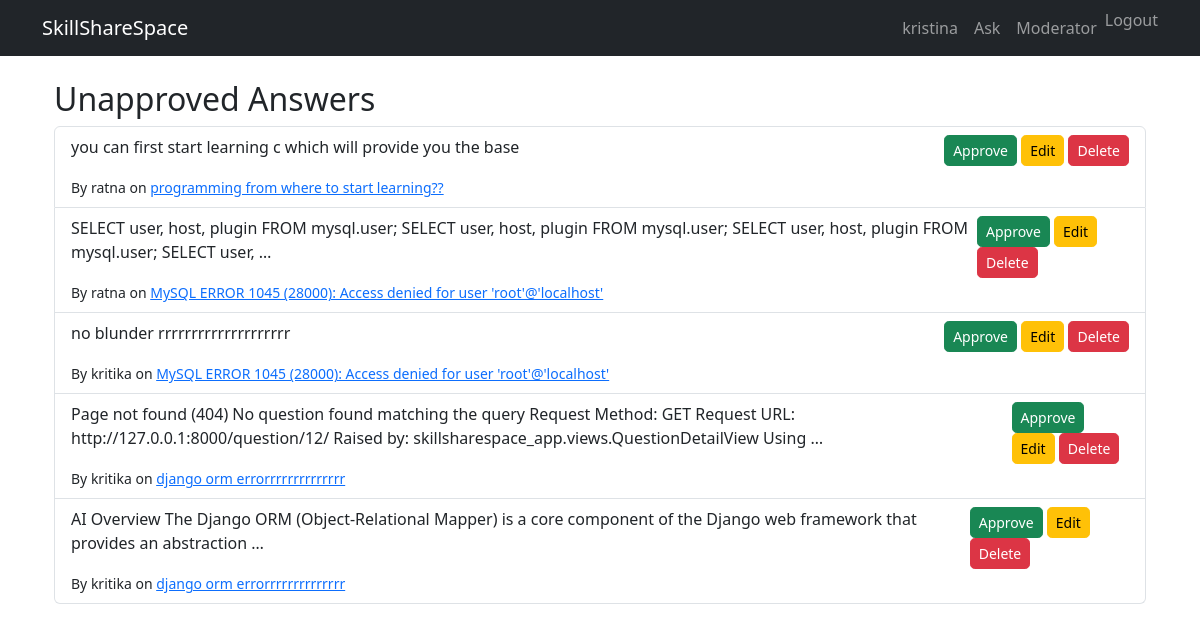
/moderator/unapproved-answers/ (signed in), run on the app's committed database.
### skillsharespace_app/models.py (models this page shows, shortened)
class Answer(models.Model):
    question = models.ForeignKey(Question, related_name='answers', on_delete=models.CASCADE)
    body = models.TextField()
    author = models.ForeignKey(User, on_delete=models.CASCADE)
    created_at = models.DateTimeField(default=timezone.now)
    approved = models.BooleanField(default=False)

class Question(models.Model):
    title = models.CharField(max_length=255)
    body = models.TextField()
    created_at = models.DateTimeField(default=timezone.now)
    updated_at = models.DateTimeField(auto_now=True)
    author = models.ForeignKey(User, on_delete=models.CASCADE)
    approved = models.BooleanField(default=False)
    views = models.PositiveIntegerField(default=0)

### skillsharespace_app/views.py (the view)
# urls.py: path('moderator/unapproved-answers/', views.UnapprovedAnswerListView.as_view(), name='moderator-unapproved-answers'),
class UnapprovedAnswerListView(LoginRequiredMixin, UserPassesTestMixin, ListView):
    model = Answer
    template_name = 'moderator/unapproved_answers.html'
    context_object_name = 'answers'
    def test_func(self):
        return self.request.user.is_staff
    def get_queryset(self):
        return Answer.objects.filter(approved=False).order_by('-created_at')

### templates/moderator/unapproved_answers.html
{% extends "qa/base.html" %}
{% block content %}
<div class="container mt-4">
    <h2>Unapproved Answers</h2>
    <ul class="list-group">
        {% for answer in answers %}
            <li class="list-group-item d-flex justify-content-between align-items-start">
                <div>
                    <p>{{ answer.body|truncatewords:20 }}</p>
                    <small>By {{ answer.author.username }} on <a href="{% url 'question-detail' answer.question.pk %}">{{ answer.question.title }}</a></small>
                </div>
                <div>
                    <a href="{% url 'approve-answer' answer.pk %}" class="btn btn-sm btn-success">Approve</a>
                    <a href="{% url 'answer-update' answer.pk %}" class="btn btn-sm btn-warning">Edit</a>
                    <a href="{% url 'answer-delete' answer.pk %}" class="btn btn-sm btn-danger">Delete</a>
                </div>
            </li>
        {% empty %}
            <li class="list-group-item">No unapproved answers.</li>
        {% endfor %}
    </ul>
</div>
{% endblock %}

### templates/qa/base.html (shortened to what this page needs)
{% load static %}
<!DOCTYPE html>
<html lang="en">
<head>
    <link href="https://cdn.jsdelivr.net/npm/bootstrap@5.3.2/dist/css/bootstrap.min.css" rel="stylesheet">
    <link rel="stylesheet" href="{% static 'css/style.css' %}">
</head>
<body>
<nav class="navbar navbar-expand-lg navbar-dark bg-dark mb-4">
    <div class="container">
        <a class="navbar-brand" href="{% url 'question-list' %}">SkillShareSpace</a>
        <div class="collapse navbar-collapse">
            <ul class="navbar-nav ms-auto">
                {% if user.is_authenticated %}
                    <li class="nav-item"><a class="nav-link" href="#">{{ user.username }}</a></li>
                    <li class="nav-item"><a class="nav-link" href="{% url 'question-create' %}">Ask</a></li>
                    {% if user.is_staff %}
                        <li class="nav-item"><a class="nav-link" href="{% url 'mod-dashboard' %}">Moderator </a></li>
                    {% endif %}
                    <li class="nav-item">
                    <form method="post" action="{% url 'logout' %}">
                        <button type="submit" class="nav-link btn btn-link" style="padding: 0; border: none; background: none;">Logout</button>
                    </form>
                    </li>
                {% else %}
                    <li class="nav-item"><a class="nav-link" href="{% url 'login' %}">Login</a></li>
                    <li class="nav-item"><a class="nav-link" href="{% url 'signup' %}">Sign Up</a></li>
                {% endif %}
            </ul>
        </div>
    </div>
</nav>
<div class="container">
    {% block content %}
    {% endblock %}
</div>
</body>
</html>

### static/css/style.css (style rules this page uses)
body { font-family: 'Segoe UI', sans-serif; font-size: 16px; }
.btn { border-radius: 0.3rem; }

### data on the page
Answer: body "you can first start learning c which will provide you the base", author.username "ratna", question "programming from where to start learning??"
Answer: body "SELECT user, host, plugin FROM mysql.user; SELECT user, host, plugin FROM mysql.user; SELECT user, host, plugin FROM mysql.user; SELECT user, …", author.username "ratna", question "MySQL ERROR 1045 (28000): Access denied for user 'root'@'localhost'"
Answer: body "no blunder rrrrrrrrrrrrrrrrrrrr", author.username "kritika", question "MySQL ERROR 1045 (28000): Access denied for user 'root'@'localhost'"
Answer: body "Page not found (404) No question found matching the query Request Method: GET Request URL: http://127.0.0.1:8000/question/12/ Raised by: skillsharespace_app.views.QuestionDetailView Using …", author.username "kritika", question "django orm errorrrrrrrrrrrrrr"
Answer: body "AI Overview The Django ORM (Object-Relational Mapper) is a core component of the Django web framework that provides an abstraction …", author.username "kritika", question "django orm errorrrrrrrrrrrrrr"

### other printed values
{{ user.username }} "kristina"
